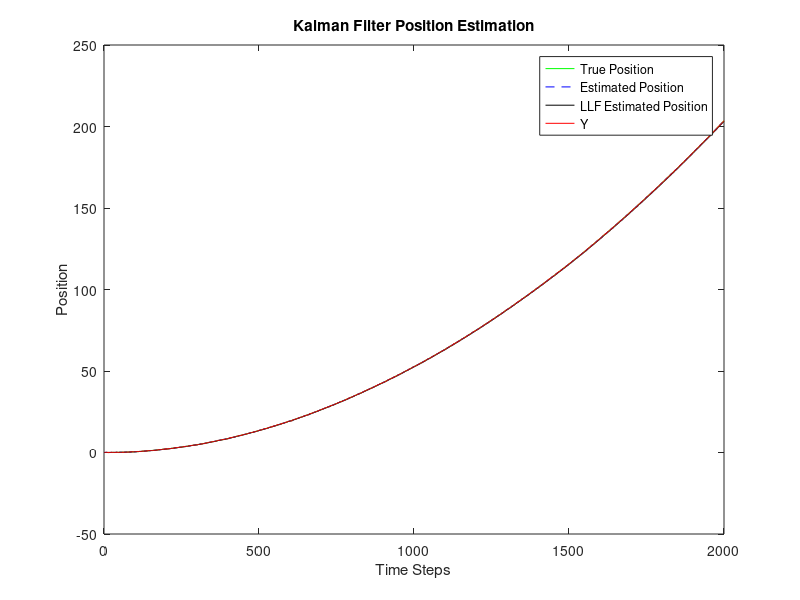

This figure's MATLAB source:
if 0
% Enhanced Kalman filter implementation demonstrating its performance

% Initialization
close all; clear all;
x_est = [0; 0]; % initial state [position; velocity]
P = eye(2);

% Define system matrices for a more challenging scenario
dt = 0.01; % sampling interval
A = [1 dt; 0 1];
B = [0.5*dt^2; dt];
C = [1 0];

% More realistic noise levels
Q = [5e-4, 0; 0, 2e-3];
R = 1e-1;

u = 0.1; % varying control input

% Simulation parameters
num_steps = 2000;
x_true = [0; 0];

NN = 3;
LPz = 0; LPc = 0.1;
YY = zeros(NN,1);

for k = 1:num_steps
    % Simulate a varying control input
    u = 0.1 * sin(0.05 * pi * k);

    % True system simulation with higher complexity
    process_noise = chol(Q, 'lower') * randn(2,1);
    x_true = A * x_true + B * u + process_noise;

    % Measurement simulation with larger noise
    measurement_noise = sqrt(R) * randn;
    y = C * x_true + measurement_noise;

    % Kalman Filter Prediction
    x_pred = A * x_est + B * u;
    P_pred = A * P * A' + Q;

    % Kalman Gain
    K = P_pred * C' / (C * P_pred * C' + R);

    % Update
    x_est = x_pred + K * (y - C * x_pred);
    P = (eye(2) - K * C) * P_pred;

    LPz = y*LPc + LPz*(1-LPc);      % LPF
    YY(2:end) = YY(1:end-1);
    YY(1) = LPz;
    x_est2 = median(YY);
    
    % Logging results
    x_est_log2(:,k) = x_est2(1);
    x_est_log(:,k) = x_est(1);
    x_true_log(:,k) = x_true(1);
end


kalman_error = std(x_true_log(1,:) - x_est_log(1,:));
LLF_error = std(x_true_log(1,:) - x_est_log2(1,:));
fprintf(1,'\nKalman  %5.4f       LPF  %5.4f\n', kalman_error, LLF_error);

% Plot results
figure;
plot(1:num_steps, x_true_log(1,:), 'g', 'DisplayName', 'True Position'); hold on;
plot(1:num_steps, x_est_log(1,:), 'b--', 'DisplayName', 'Kalman Estimated Position');
plot(1:num_steps, x_est_log2(1,:), 'r', 'DisplayName', 'LLF Estimated Position');
xlabel('Time Steps'); ylabel('Position'); grid on;
legend;
title('Enhanced Kalman Filter Position Estimation');

end

%------------------------------------------------------------------------
if 1
    % Kalman filter implementation for motor control applications

    % Initialization
    clear all; close all;
    x_est = [0; 0]; % initial state [position; velocity]
    P = eye(2); % initial covariance

    % Define system matrices (example for a DC motor)
    dt = 0.01; % sampling interval
    A = [1 dt; 0 1]; % state transition model
    B = [0.5*dt^2; dt]; % control input model
    C = [1 0]; % measurement model (measuring position only)

    Q = [1e-5, 0; 0, 1e-4]; % process noise covariance
    R = 1e-2; % measurement noise covariance

    u = 1; % constant control input (e.g., voltage applied)

    % Simulation parameters
    num_steps = 2000;
    x_true = [0; 0]; % true state initialization
    
NN = 3;
LPz = 0; LPc = 0.5;
YY = zeros(NN,1);    

    for k = 1:num_steps
        % True system simulation
        process_noise = chol(Q, 'lower') * randn(2,1);
        x_true = A * x_true + B * u + process_noise;

        % Measurement simulation
        measurement_noise = sqrt(R) * randn;
        y = C * x_true + measurement_noise;

        % Kalman Filter Prediction
        x_pred = A * x_est + B * u;
        P_pred = A * P * A' + Q;

        % Kalman Gain
        K = P_pred * C' / (C * P_pred * C' + R);

        % Update
        x_est = x_pred + K * (y - C * x_pred);
        P = (eye(2) - K * C) * P_pred;

    LPz = y*LPc + LPz*(1-LPc);      % LPF
    YY(2:end) = YY(1:end-1);
    YY(1) = LPz;
    x_est2 = median(YY);
    
    % Logging results
    x_est_log2(:,k) = x_est2(1);
        x_est_log(:,k) = x_est;
        x_true_log(:,k) = x_true;
        y_log(:,k) = y;
        
        
    end

    % Plot results
    figure;
    plot(1:num_steps, x_true_log(1,:), 'g', 'DisplayName', 'True Position'); hold on;
    plot(1:num_steps, x_est_log(1,:), 'b--', 'DisplayName', 'Estimated Position');
plot(1:num_steps, x_est_log2(1,:), 'k', 'DisplayName', 'LLF Estimated Position');    
plot(1:num_steps, y_log(1,:), 'r', 'DisplayName', 'Y');    
    xlabel('Time Steps'); ylabel('Position');
    legend;
    title('Kalman Filter Position Estimation');
    
kalman_error = std(x_true_log(1,:) - x_est_log(1,:));
LLF_error = std(x_true_log(1,:) - x_est_log2(1,:));
fprintf(1,'\nKalman  %5.4f       LPF  %5.4f\n', kalman_error, LLF_error);    
    
    
end